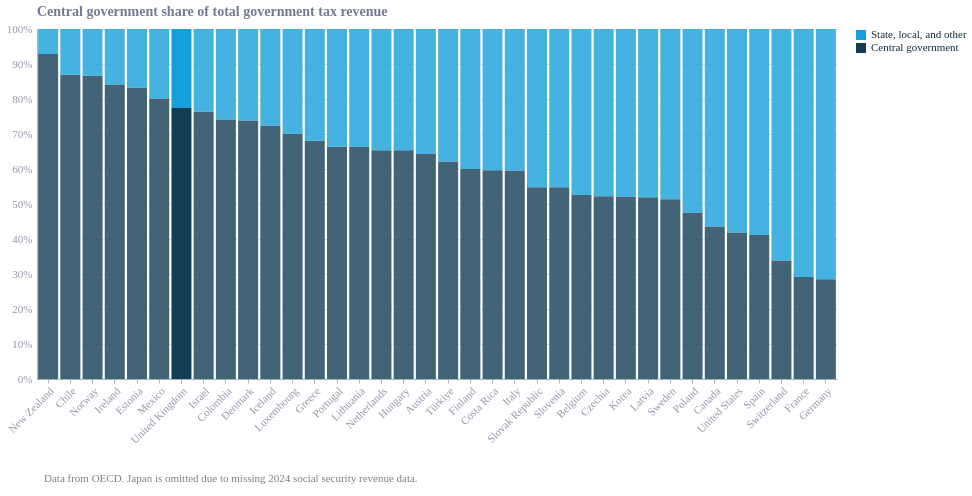

Describe this chart as a Vega-Lite specification.
### Vega-Lite specification from a JSON file in a GitHub repository (floating-point values rounded to 4 significant figures)
{"config": {"font": "Circular Std", "text": {"color": "#676A86", "align": "left", "baseline": "middle", "dx": 7, "dy": 0, "fontSize": 11}, "view": {"stroke": null, "continuousWidth": 400, "continuousHeight": 300, "discreteWidth": 400, "discreteHeight": 300}, "range": {"category": ["#36B7B4", "#E6224B", "#F4C245", "#0063AF", "#00A767", "#179FDB", "#EB5C2E"], "diverging": ["#E6224B", "#E54753", "#C9C9C9", "#179FDB", "#122B39"], "heatmap": ["#C9C9C9", "#179FDB", "#0063AF", "#122B39"], "ordinal": ["#00A767", "#36B7B4", "#179FDB", "#0063AF", "#243B5A"]}, "bar": {"color": "#179fdb"}, "line": {"color": "#e6224b"}, "rule": {"color": "#676A86"}, "area": {"opacity": 0.3}, "point": {"filled": true, "size": 80, "color": "#e6224b", "opacity": 0.95}, "geoshape": {"stroke": "white", "strokeWidth": 0.3}, "rect": {"fill": "#d6d4d4", "opacity": 0.3}, "axis": {"labelColor": "#676A86", "labelFontSize": 11, "labelFont": "Circular Std", "labelOpacity": 0.7, "tickColor": "#676A86", "tickOpacity": 0.5, "domainColor": "#676A86", "domainOpacity": 0.5, "gridColor": "#676A86", "gridDash": [2, 2], "gridOpacity": 0.5, "title": null, "titleColor": "#676A86", "titleOpacity": 0.8, "tickSize": 4}, "axisXDiscrete": {"grid": false, "labelAngle": 0, "tickCount": 10, "tickOpacity": 0.5, "title": null}, "axisYDiscrete": {"ticks": false, "labelPadding": 5}, "axisXTemporal": {"grid": false, "ticks": true}, "axisXQuantitative": {"grid": true}, "axisYQuantitative": {"gridColor": "#676A86", "gridDash": [1, 5], "gridOpacity": 0.5, "ticks": false, "labelPadding": 5, "tickCount": 8, "titleAngle": 0, "titleAlign": "left", "titleBaseline": "bottom", "titleX": 0, "titleY": -5}, "title": {"color": "#676A86E6", "subtitleColor": "#676A86", "font": "Circular Std", "subtitleFont": "Circular Std", "anchor": "start", "fontSize": 14, "subtitleFontSize": 12, "subtitlePadding": 4, "offset": 0, "frame": "group"}, "legend": {"titleColor": "#122b39", "title": null, "labelColor": "#122b39", "labelFontSize": 11}}, "vconcat": [{"data": {"name": "data-8d494c77a84e9e7cd1cd794d88d394f3"}, "mark": {"type": "bar"}, "encoding": {"color": {"field": "share_type", "scale": {"domain": ["State, local, and other", "Central government"], "range": ["#179fdb", "#143c54"]}, "title": null, "type": "nominal"}, "opacity": {"condition": {"test": "(datum.REF_AREA === 'GBR')", "value": 1}, "value": 0.8}, "tooltip": [{"field": "Reference area", "title": "Country", "type": "nominal"}, {"field": "share_type", "title": "Component", "type": "nominal"}, {"field": "share", "format": ".1%", "title": "Share", "type": "quantitative"}], "x": {"axis": {"labelAngle": -45}, "field": "Reference area", "sort": {"field": "central_to_overall_ratio", "order": "descending"}, "type": "nominal"}, "y": {"axis": {"format": "%", "title": null}, "field": "share", "stack": "normalize", "type": "quantitative"}}, "height": 350, "title": "Central government share of total government tax revenue", "width": 800}, {"data": {"name": "data-d9dc5aea708c697d7eadef37304c4e11"}, "mark": {"type": "text", "align": "left", "baseline": "middle", "color": "gray"}, "encoding": {"text": {"field": "note", "type": "nominal"}, "x": {"value": 0}}, "height": 25, "width": 800}], "$schema": "https://vega.github.io/schema/vega-lite/v6.4.1.json", "datasets": {"data-8d494c77a84e9e7cd1cd794d88d394f3": [{"REF_AREA": "AUT", "Reference area": "Austria", "central_to_overall_ratio": 0.643, "share_type": "Central government", "share": 0.643}, {"REF_AREA": "BEL", "Reference area": "Belgium", "central_to_overall_ratio": 0.5257, "share_type": "Central government", "share": 0.5257}, {"REF_AREA": "CAN", "Reference area": "Canada", "central_to_overall_ratio": 0.4359, "share_type": "Central government", "share": 0.4359}, {"REF_AREA": "CHE", "Reference area": "Switzerland", "central_to_overall_ratio": 0.3387, "share_type": "Central government", "share": 0.3387}, {"REF_AREA": "CHL", "Reference area": "Chile", "central_to_overall_ratio": 0.869, "share_type": "Central government", "share": 0.869}, {"REF_AREA": "COL", "Reference area": "Colombia", "central_to_overall_ratio": 0.7416, "share_type": "Central government", "share": 0.7416}, {"REF_AREA": "CRI", "Reference area": "Costa Rica", "central_to_overall_ratio": 0.5961, "share_type": "Central government", "share": 0.5961}, {"REF_AREA": "CZE", "Reference area": "Czechia", "central_to_overall_ratio": 0.5221, "share_type": "Central government", "share": 0.5221}, {"REF_AREA": "DEU", "Reference area": "Germany", "central_to_overall_ratio": 0.285, "share_type": "Central government", "share": 0.285}, {"REF_AREA": "DNK", "Reference area": "Denmark", "central_to_overall_ratio": 0.7384, "share_type": "Central government", "share": 0.7384}, {"REF_AREA": "ESP", "Reference area": "Spain", "central_to_overall_ratio": 0.4114, "share_type": "Central government", "share": 0.4114}, {"REF_AREA": "EST", "Reference area": "Estonia", "central_to_overall_ratio": 0.8324, "share_type": "Central government", "share": 0.8324}, {"REF_AREA": "FIN", "Reference area": "Finland", "central_to_overall_ratio": 0.6001, "share_type": "Central government", "share": 0.6001}, {"REF_AREA": "FRA", "Reference area": "France", "central_to_overall_ratio": 0.2916, "share_type": "Central government", "share": 0.2916}, {"REF_AREA": "GBR", "Reference area": "United Kingdom", "central_to_overall_ratio": 0.7742, "share_type": "Central government", "share": 0.7742}, {"REF_AREA": "GRC", "Reference area": "Greece", "central_to_overall_ratio": 0.6805, "share_type": "Central government", "share": 0.6805}, {"REF_AREA": "HUN", "Reference area": "Hungary", "central_to_overall_ratio": 0.6532, "share_type": "Central government", "share": 0.6532}, {"REF_AREA": "IRL", "Reference area": "Ireland", "central_to_overall_ratio": 0.8416, "share_type": "Central government", "share": 0.8416}, {"REF_AREA": "ISL", "Reference area": "Iceland", "central_to_overall_ratio": 0.7232, "share_type": "Central government", "share": 0.7232}, {"REF_AREA": "ISR", "Reference area": "Israel", "central_to_overall_ratio": 0.7635, "share_type": "Central government", "share": 0.7635}, {"REF_AREA": "ITA", "Reference area": "Italy", "central_to_overall_ratio": 0.596, "share_type": "Central government", "share": 0.596}, {"REF_AREA": "KOR", "Reference area": "Korea", "central_to_overall_ratio": 0.5211, "share_type": "Central government", "share": 0.5211}, {"REF_AREA": "LTU", "Reference area": "Lithuania", "central_to_overall_ratio": 0.6626, "share_type": "Central government", "share": 0.6626}, {"REF_AREA": "LUX", "Reference area": "Luxembourg", "central_to_overall_ratio": 0.7007, "share_type": "Central government", "share": 0.7007}, {"REF_AREA": "LVA", "Reference area": "Latvia", "central_to_overall_ratio": 0.5194, "share_type": "Central government", "share": 0.5194}, {"REF_AREA": "MEX", "Reference area": "Mexico", "central_to_overall_ratio": 0.8012, "share_type": "Central government", "share": 0.8012}, {"REF_AREA": "NLD", "Reference area": "Netherlands", "central_to_overall_ratio": 0.6538, "share_type": "Central government", "share": 0.6538}, {"REF_AREA": "NOR", "Reference area": "Norway", "central_to_overall_ratio": 0.8665, "share_type": "Central government", "share": 0.8665}, {"REF_AREA": "NZL", "Reference area": "New Zealand", "central_to_overall_ratio": 0.9284, "share_type": "Central government", "share": 0.9284}, {"REF_AREA": "POL", "Reference area": "Poland", "central_to_overall_ratio": 0.4754, "share_type": "Central government", "share": 0.4754}, {"REF_AREA": "PRT", "Reference area": "Portugal", "central_to_overall_ratio": 0.6633, "share_type": "Central government", "share": 0.6633}, {"REF_AREA": "SVK", "Reference area": "Slovak Republic", "central_to_overall_ratio": 0.5482, "share_type": "Central government", "share": 0.5482}, {"REF_AREA": "SVN", "Reference area": "Slovenia", "central_to_overall_ratio": 0.5478, "share_type": "Central government", "share": 0.5478}, {"REF_AREA": "SWE", "Reference area": "Sweden", "central_to_overall_ratio": 0.5133, "share_type": "Central government", "share": 0.5133}, {"REF_AREA": "TUR", "Reference area": "Türkiye", "central_to_overall_ratio": 0.6217, "share_type": "Central government", "share": 0.6217}, {"REF_AREA": "USA", "Reference area": "United States", "central_to_overall_ratio": 0.4185, "share_type": "Central government", "share": 0.4185}, {"REF_AREA": "AUT", "Reference area": "Austria", "central_to_overall_ratio": 0.643, "share_type": "State, local, and other", "share": 0.357}, {"REF_AREA": "BEL", "Reference area": "Belgium", "central_to_overall_ratio": 0.5257, "share_type": "State, local, and other", "share": 0.4743}, {"REF_AREA": "CAN", "Reference area": "Canada", "central_to_overall_ratio": 0.4359, "share_type": "State, local, and other", "share": 0.5641}, {"REF_AREA": "CHE", "Reference area": "Switzerland", "central_to_overall_ratio": 0.3387, "share_type": "State, local, and other", "share": 0.6613}, {"REF_AREA": "CHL", "Reference area": "Chile", "central_to_overall_ratio": 0.869, "share_type": "State, local, and other", "share": 0.131}, {"REF_AREA": "COL", "Reference area": "Colombia", "central_to_overall_ratio": 0.7416, "share_type": "State, local, and other", "share": 0.2584}, {"REF_AREA": "CRI", "Reference area": "Costa Rica", "central_to_overall_ratio": 0.5961, "share_type": "State, local, and other", "share": 0.4039}, {"REF_AREA": "CZE", "Reference area": "Czechia", "central_to_overall_ratio": 0.5221, "share_type": "State, local, and other", "share": 0.4779}, {"REF_AREA": "DEU", "Reference area": "Germany", "central_to_overall_ratio": 0.285, "share_type": "State, local, and other", "share": 0.715}, {"REF_AREA": "DNK", "Reference area": "Denmark", "central_to_overall_ratio": 0.7384, "share_type": "State, local, and other", "share": 0.2616}, {"REF_AREA": "ESP", "Reference area": "Spain", "central_to_overall_ratio": 0.4114, "share_type": "State, local, and other", "share": 0.5886}, {"REF_AREA": "EST", "Reference area": "Estonia", "central_to_overall_ratio": 0.8324, "share_type": "State, local, and other", "share": 0.1676}, {"REF_AREA": "FIN", "Reference area": "Finland", "central_to_overall_ratio": 0.6001, "share_type": "State, local, and other", "share": 0.3999}, {"REF_AREA": "FRA", "Reference area": "France", "central_to_overall_ratio": 0.2916, "share_type": "State, local, and other", "share": 0.7084}, {"REF_AREA": "GBR", "Reference area": "United Kingdom", "central_to_overall_ratio": 0.7742, "share_type": "State, local, and other", "share": 0.2258}, {"REF_AREA": "GRC", "Reference area": "Greece", "central_to_overall_ratio": 0.6805, "share_type": "State, local, and other", "share": 0.3195}, {"REF_AREA": "HUN", "Reference area": "Hungary", "central_to_overall_ratio": 0.6532, "share_type": "State, local, and other", "share": 0.3468}, {"REF_AREA": "IRL", "Reference area": "Ireland", "central_to_overall_ratio": 0.8416, "share_type": "State, local, and other", "share": 0.1584}, {"REF_AREA": "ISL", "Reference area": "Iceland", "central_to_overall_ratio": 0.7232, "share_type": "State, local, and other", "share": 0.2768}, {"REF_AREA": "ISR", "Reference area": "Israel", "central_to_overall_ratio": 0.7635, "share_type": "State, local, and other", "share": 0.2365}, {"REF_AREA": "ITA", "Reference area": "Italy", "central_to_overall_ratio": 0.596, "share_type": "State, local, and other", "share": 0.404}, {"REF_AREA": "KOR", "Reference area": "Korea", "central_to_overall_ratio": 0.5211, "share_type": "State, local, and other", "share": 0.4789}, {"REF_AREA": "LTU", "Reference area": "Lithuania", "central_to_overall_ratio": 0.6626, "share_type": "State, local, and other", "share": 0.3374}, {"REF_AREA": "LUX", "Reference area": "Luxembourg", "central_to_overall_ratio": 0.7007, "share_type": "State, local, and other", "share": 0.2993}, {"REF_AREA": "LVA", "Reference area": "Latvia", "central_to_overall_ratio": 0.5194, "share_type": "State, local, and other", "share": 0.4806}, {"REF_AREA": "MEX", "Reference area": "Mexico", "central_to_overall_ratio": 0.8012, "share_type": "State, local, and other", "share": 0.1988}, {"REF_AREA": "NLD", "Reference area": "Netherlands", "central_to_overall_ratio": 0.6538, "share_type": "State, local, and other", "share": 0.3462}, {"REF_AREA": "NOR", "Reference area": "Norway", "central_to_overall_ratio": 0.8665, "share_type": "State, local, and other", "share": 0.1335}, {"REF_AREA": "NZL", "Reference area": "New Zealand", "central_to_overall_ratio": 0.9284, "share_type": "State, local, and other", "share": 0.07162}, {"REF_AREA": "POL", "Reference area": "Poland", "central_to_overall_ratio": 0.4754, "share_type": "State, local, and other", "share": 0.5246}, {"REF_AREA": "PRT", "Reference area": "Portugal", "central_to_overall_ratio": 0.6633, "share_type": "State, local, and other", "share": 0.3367}, {"REF_AREA": "SVK", "Reference area": "Slovak Republic", "central_to_overall_ratio": 0.5482, "share_type": "State, local, and other", "share": 0.4518}, {"REF_AREA": "SVN", "Reference area": "Slovenia", "central_to_overall_ratio": 0.5478, "share_type": "State, local, and other", "share": 0.4522}, {"REF_AREA": "SWE", "Reference area": "Sweden", "central_to_overall_ratio": 0.5133, "share_type": "State, local, and other", "share": 0.4867}, {"REF_AREA": "TUR", "Reference area": "Türkiye", "central_to_overall_ratio": 0.6217, "share_type": "State, local, and other", "share": 0.3783}, {"REF_AREA": "USA", "Reference area": "United States", "central_to_overall_ratio": 0.4185, "share_type": "State, local, and other", "share": 0.5815}], "data-d9dc5aea708c697d7eadef37304c4e11": [{"note": "Data from OECD. Japan is omitted due to missing 2024 social security revenue data."}]}, "width": 600, "height": 200}
